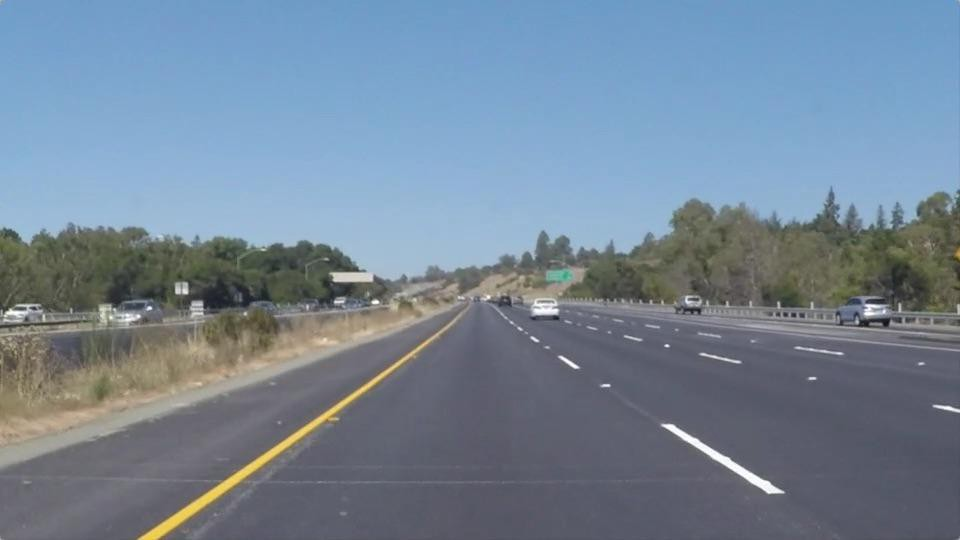
#> input picture Assignments/Road Lane Detection/img-1.jpeg, 960 x 540 px
$ jupyter execute 'Road Lane Detection.ipynb'   (shell and % lines are left out)
#> lines starting #> are read from the running program, lines starting #| are printed output that depends on the picture; after the words box and inside, x2 and y2 are one past the last pixel; in counts of white or black regions, pixels touching at a corner belong together
# Introduction

Road lane detection is a major problem in self driving cars. This notebook aims to identify road lanes in images captured from camera attached to the front of the car.

[cell 1]
# all imports

import numpy as np
import cv2
import matplotlib.pyplot as plt

[cell 2]
orig_img = cv2.imread('img-1.jpeg')
#> orig_img is the input picture: shape (540, 960, 3); mean B, G, R 150.9, 133.6, 116.6
rgb_img = cv2.cvtColor(orig_img, cv2.COLOR_BGR2RGB)
plt.imshow(rgb_img)

## Exploring colorspaces

We explore different colorspaces to check in which colorspace the road lanes are most prominent

[cell 3]
# convert image to grayscale
orig_gray = cv2.cvtColor(orig_img, cv2.COLOR_BGR2GRAY)
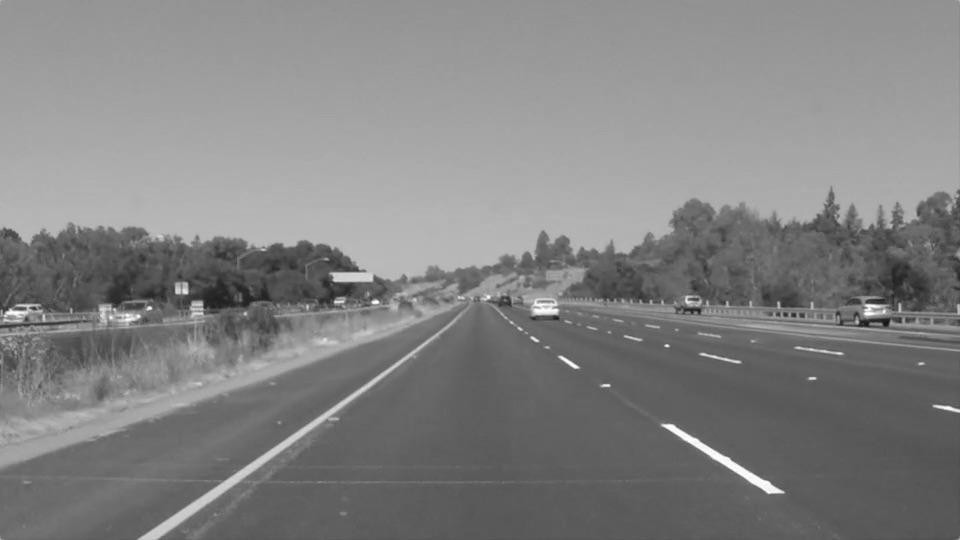
#> orig_gray: shape (540, 960); min 15, max 255, mean 130.5
# print(orig_gray.shape)
plt.imshow(orig_gray, cmap='gray')

[cell 4]
# convert to hsv colorspace
hsv_img = cv2.cvtColor(orig_img, cv2.COLOR_BGR2HSV)
#> hsv_img: shape (540, 960, 3); mean H, S, V 94.9, 61.7, 155.1
plt.imshow(hsv_img)

[cell 5]
# convert to hls colorspace
hls_img = cv2.cvtColor(orig_img, cv2.COLOR_BGR2HLS)
#> hls_img: shape (540, 960, 3); mean of channels 0, 1, 2 94.9, 134, 61.6
plt.imshow(hls_img)

We see that road lanes are most prominent in HLS colorspace. Hence, we use images in this colorspace for further processing.

## Image masking

We see that road lanes occur in white and yellow colours which correspond to (0,200,0) to (255,255,255) and (10,0,100) to (40,255,255) ranges respectively.

[cell 6]
# white mask
white_mask = cv2.inRange(hls_img, np.array([0,200,0]), np.array([255,255,255]))
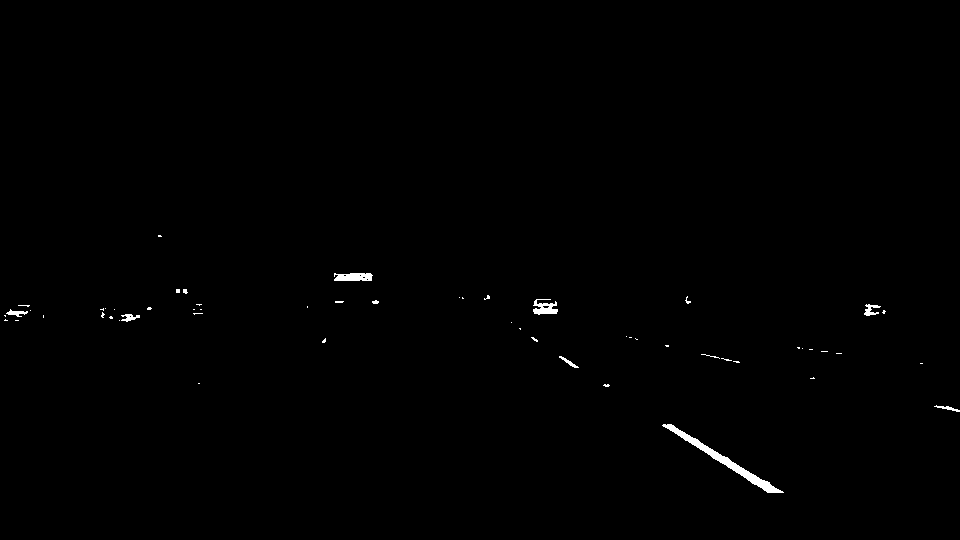
#> white_mask: shape (540, 960); 0.43% white; 56 white regions (46 under 20 px), largest, box (x1, y1, x2, y2) and area: (662, 424, 784, 493) 934, (334, 273, 373, 281) 273, (533, 299, 558, 315) 242
plt.imshow(white_mask)

[cell 7]
# yellow mask
yellow_mask = cv2.inRange(hls_img, np.array([10, 0, 100]), np.array([40, 255, 255]))
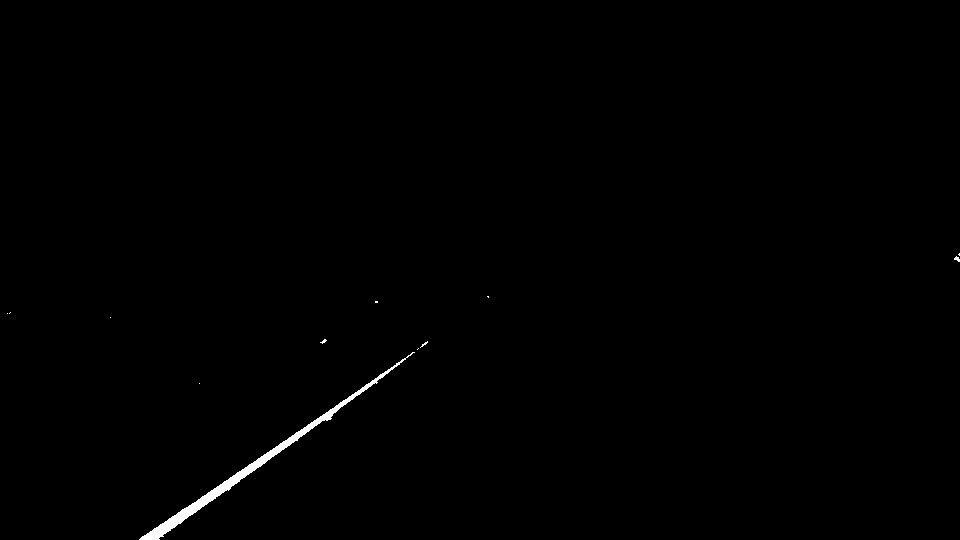
#> yellow_mask: shape (540, 960); 0.44% white; 12 white regions (10 under 20 px), largest, box (x1, y1, x2, y2) and area: (139, 352, 415, 540) 2199, (954, 256, 960, 262) 21
plt.imshow(yellow_mask)

[cell 8]
# white and yellow mask
white_yellow_mask = cv2.bitwise_or(white_mask, yellow_mask)
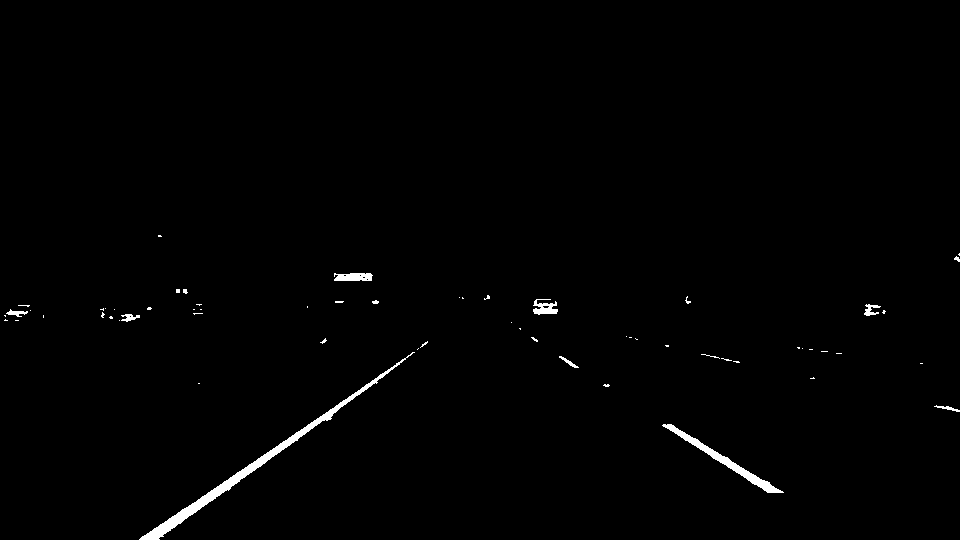
#> white_yellow_mask: shape (540, 960); 0.86% white; 61 white regions (49 under 20 px), largest, box (x1, y1, x2, y2) and area: (139, 352, 415, 540) 2199, (662, 424, 784, 493) 934, (334, 273, 373, 281) 273
plt.imshow(white_yellow_mask)

## Edge detection

We now use Canny edge detection and find appropriate thresholds to detect the road lanes. These thresholds are found by hit and trial method.

[cell 9]
# edge detection
edges = cv2.Canny(white_yellow_mask, 240, 255)
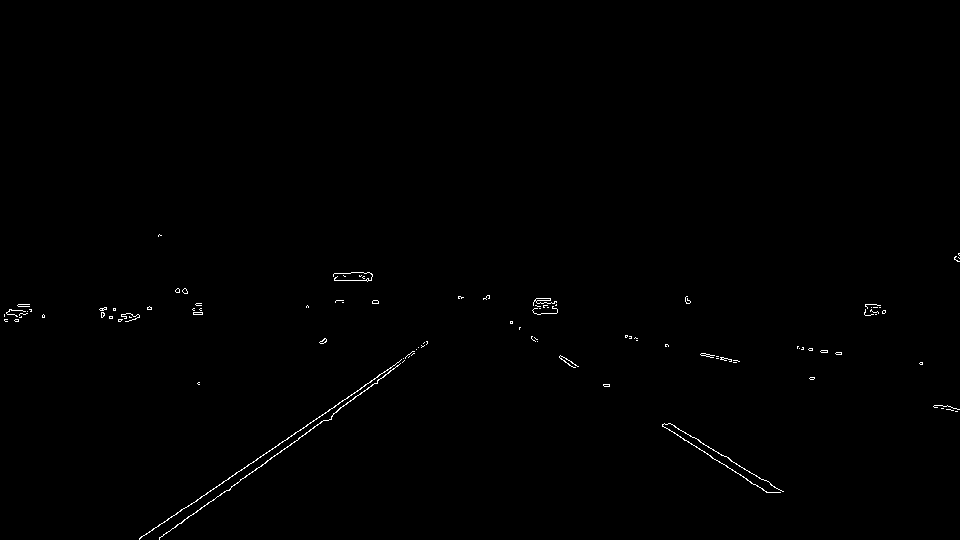
#> edges: shape (540, 960); 0.4% white in thin lines or dots, all inside (x1, y1, x2, y2) = (4, 234, 960, 540)
plt.imshow(edges, cmap='gray')

## Choosing a region of interest

Since the camera position is constant on the car, we can safely say that only the edges in lower half of the images are of interest. Hence, we take a black mask and copy lower half pixels on it.

[cell 10]
# edges on black mask
black_mask = np.zeros(edges.shape, dtype=edges.dtype)
edges[:330, :] = black_mask[:330, :]
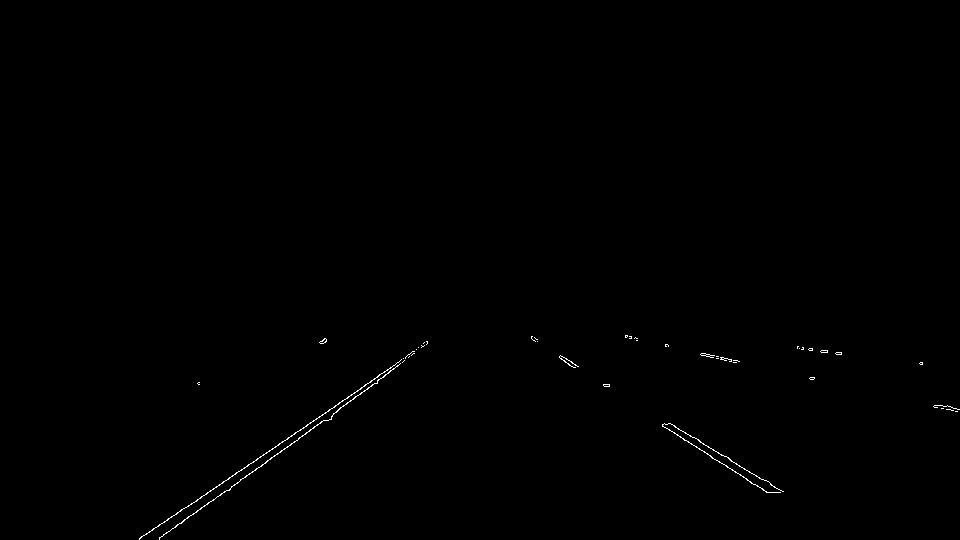
#> edges: shape (540, 960); 0.26% white in thin lines or dots, all inside (x1, y1, x2, y2) = (139, 335, 960, 540)
plt.imshow(edges, cmap='gray')

## Hough transform

Since the road lanes are not continuous, we use Hough transform to join pixels that belong to the same road lane. Here, probabilistic Hough transform is used to speed up the computation.

[cell 11]
# hough transform to join edges
lines = cv2.HoughLinesP(edges, 1, np.pi/180, 20, np.array([]), minLineLength=10, maxLineGap=300)
#> lines = 15 rows, first 6: [139, 538, 427, 343], [159, 539, 397, 366], [662, 426, 769, 492], [175, 527, 402, 362], [531, 336, 759, 478], [625, 335, 957, 411]
print(lines)
#> (printed output is left out)

## Output

Finally, we draw the detected road lanes on the original image.

[cell 12]
# drawing lines on original image
for points in lines:
    x1 = points[0][0]
    y1 = points[0][1]
    x2 = points[0][2]
    y2 = points[0][3]
    cv2.line(orig_img,(x1,y1),(x2,y2),(0,0,255),2)
#> this loop made 15 passes
#> (x1, y1, x2, y2) on passes 1 to 12: (139, 538, 427, 343), (159, 539, 397, 366), (662, 426, 769, 492), (175, 527, 402, 362), (531, 336, 759, 478), (625, 335, 957, 411), (701, 355, 958, 409), (712, 458, 767, 492), (256, 460, 427, 341), (159, 538, 421, 347), (797, 346, 922, 363), (532, 339, 769, 482)
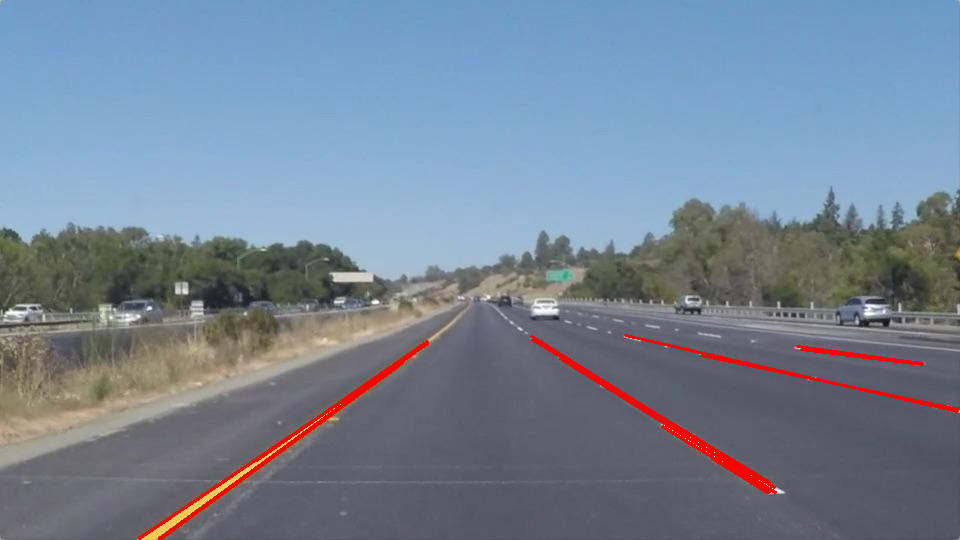
#> orig_img: shape (540, 960, 3); 1.34% of pixels changed, all inside (x1, y1, x2, y2) = (138, 334, 960, 540)
plt.imshow(cv2.cvtColor(orig_img, cv2.COLOR_BGR2RGB))
